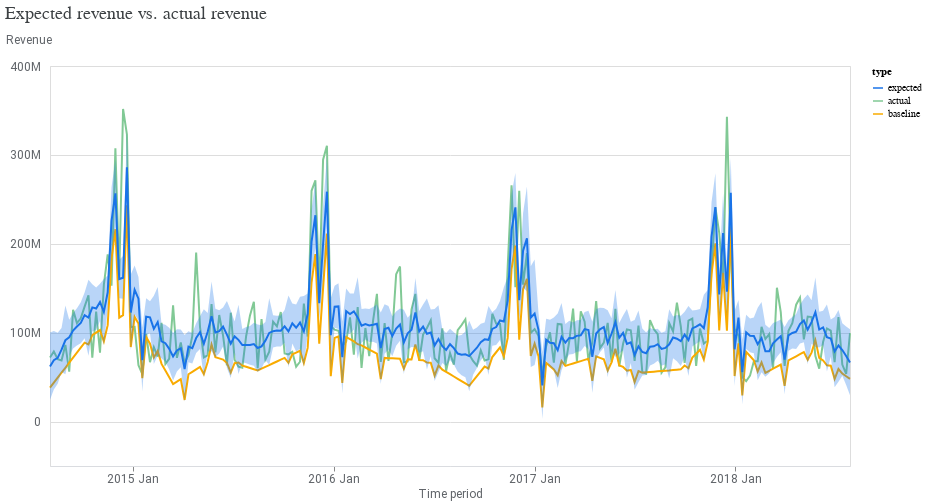

The notebook cell saved with this chart:
### Markdown cell above
2. Assess the model's fit by comparing the expected sales against the actual sales.

### Code cell
# Ajusta o tamanho do gráfico Altair
chart = model_fit.plot_model_fit().properties(width=800, height=400)  

#chart.show()  # Exibe o gráfico atualizado
display(chart)  # Exibe o gráfico inline

### Figure 1 — Vega-Lite specification as saved in the notebook (floating-point values rounded to 4 significant figures; data arrays with more than 128 entries replaced by an {"elided": "..."} marker saying what was removed)
{"config": {"view": {"continuousWidth": 400, "continuousHeight": 300}, "axis": {"labelColor": "#5F6368", "labelFont": "Roboto", "labelFontSize": 12, "titleColor": "#5F6368", "titleFont": "Roboto", "titleFontSize": 12, "titleFontWeight": "normal"}}, "layer": [{"mark": "line", "encoding": {"color": {"field": "type", "scale": {"domain": ["expected", "actual", "baseline"], "range": ["#1A73E8", "#81C995", "#F9AB00"]}, "type": "nominal"}, "x": {"axis": {"domainColor": "#DADCE0", "format": "%Y %b", "grid": false, "tickCount": 8}, "field": "time", "title": "Time period", "type": "temporal"}, "y": {"axis": {"domain": false, "labelExpr": "replace(format(datum.value, '.3~s'), 'G', 'B')", "labelPadding": 10, "tickCount": 5, "ticks": false, "titleAlign": "left", "titleAngle": 0, "titleY": -20}, "field": "mean", "title": "Revenue", "type": "quantitative"}}}, {"mark": {"type": "area", "opacity": 0.3}, "encoding": {"color": {"field": "type", "legend": null, "scale": {"domain": ["expected"], "range": ["#1A73E8"]}, "type": "nominal"}, "x": {"field": "time", "type": "temporal"}, "y": {"field": "ci_hi", "type": "quantitative"}, "y2": {"field": "ci_lo"}}}], "data": {"name": "data-3d059a9424039efa322100cb5282b941"}, "height": 400, "resolve": {"scale": {"color": "independent"}}, "title": {"text": "Expected revenue vs. actual revenue", "anchor": "start", "color": "#3C4043", "font": "Google Sans Display", "fontSize": 18, "fontWeight": "normal", "offset": 10}, "width": 800, "$schema": "https://vega.github.io/schema/vega-lite/v4.17.0.json", "datasets": {"data-3d059a9424039efa322100cb5282b941": {"elided": "627 records"}}}
